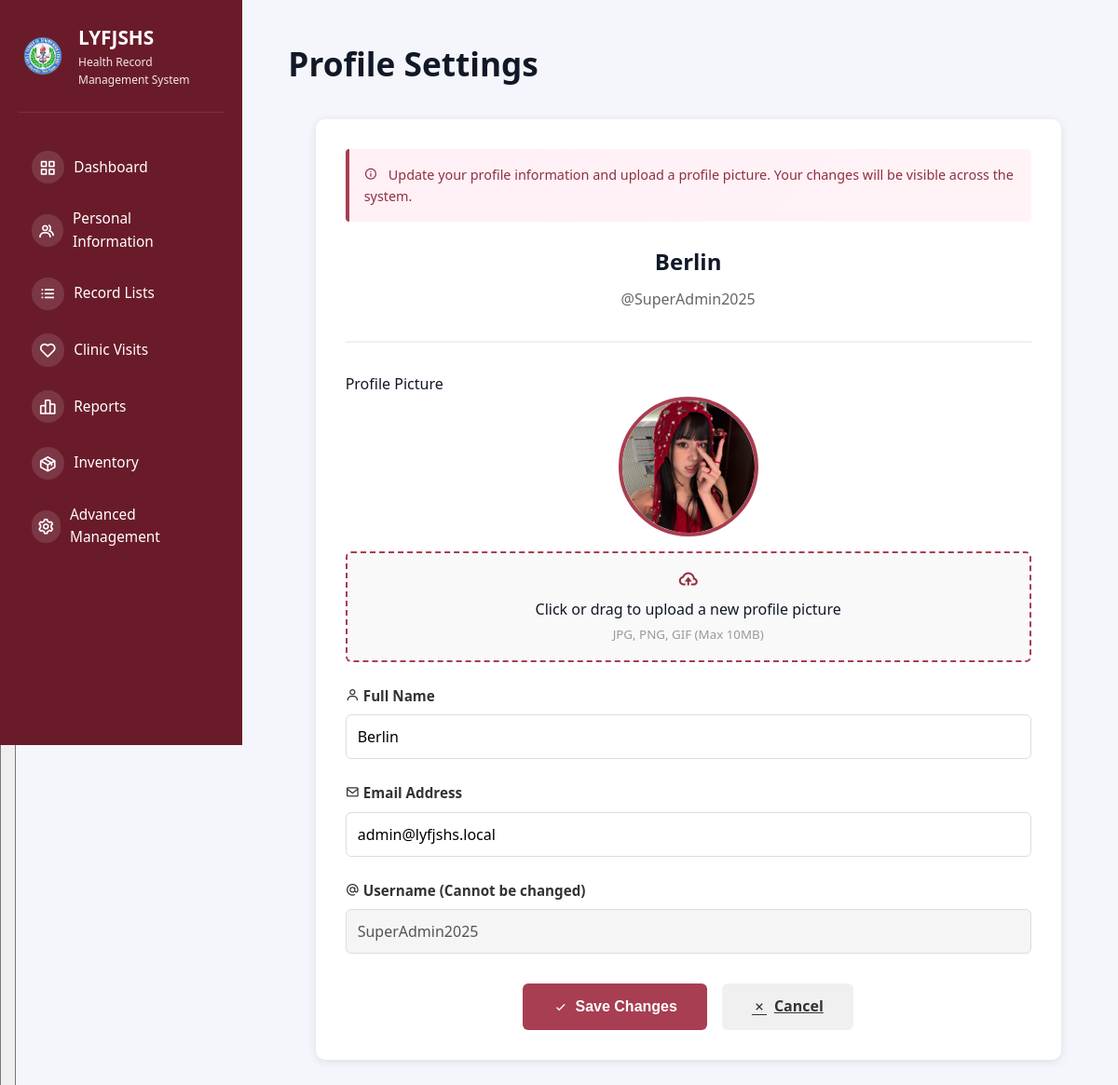
Before: /profile-settings (signed in) with the older database file.
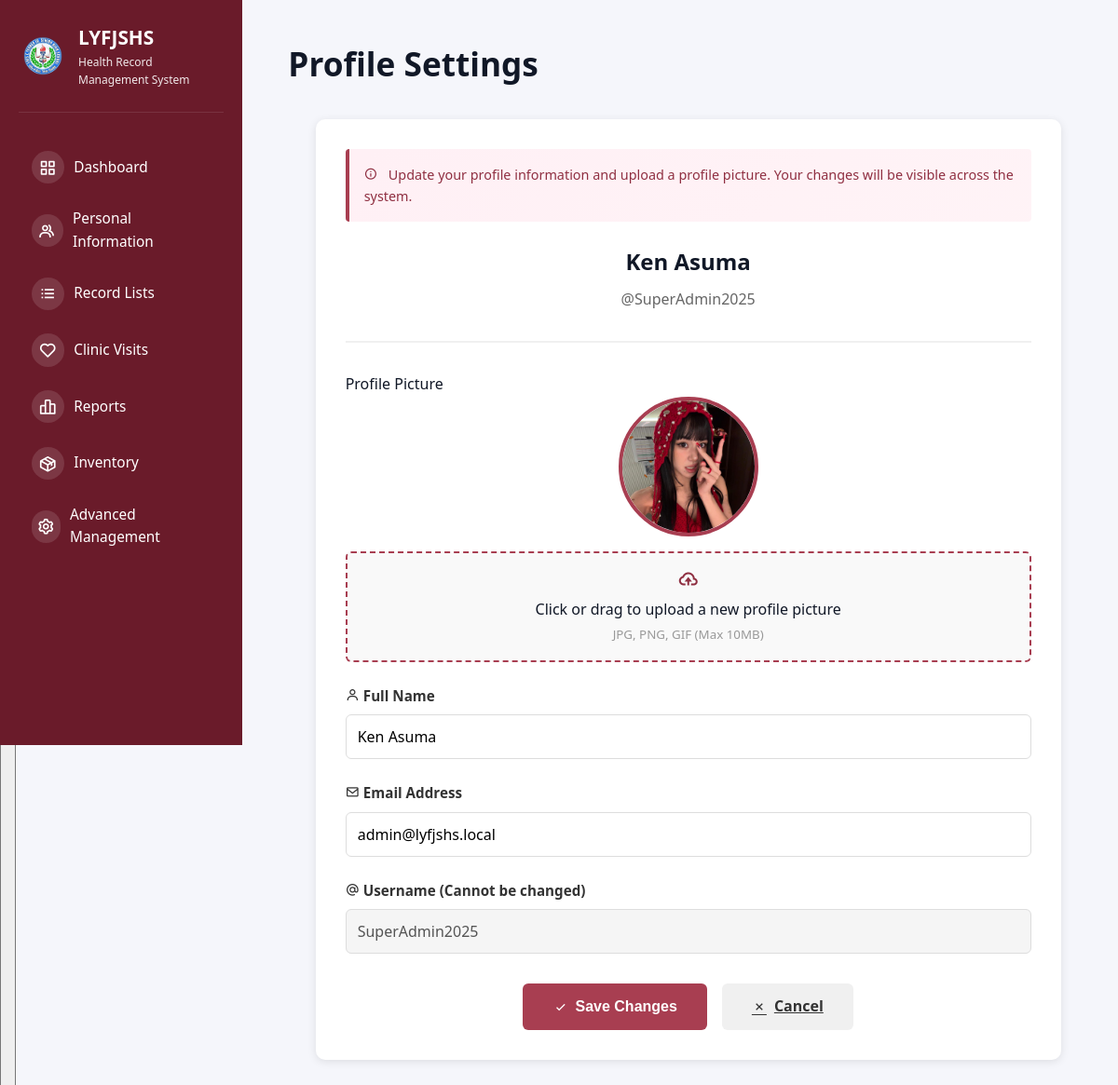
After: the same page with the newer database file.
### tables this page shows
CREATE TABLE users (
            id INTEGER PRIMARY KEY AUTOINCREMENT,
            username TEXT UNIQUE NOT NULL,
            password TEXT NOT NULL,
            fullname TEXT NOT NULL,
            email TEXT NOT NULL,
            role TEXT DEFAULT 'health_officer',
            advisory_class TEXT,
            is_active INTEGER DEFAULT 1,
            created_at TIMESTAMP DEFAULT CURRENT_TIMESTAMP
        , profile_pic TEXT, updated_at TIMESTAMP);

### src/app.py (the view, shortened to what this page needs)
@app.route("/profile-settings", methods=["GET", "POST"])
def profile_settings():
    if not session.get("logged_in"):
        return redirect(url_for("login"))
    db = get_db_connection()
    if not db:
        flash("Database connection error.", "danger")
        return redirect(url_for("dashboard"))
    user_id = session.get("user_id")
    cursor = db.cursor()
    try:
        cursor.execute("SELECT id, username, fullname, email, profile_pic FROM users WHERE id = ?", (user_id,))
        user = cursor.fetchone()
        db.close()
        if not user:
            flash("User not found.", "danger")
            return redirect(url_for("dashboard"))
        user_data = dict(zip(['id', 'username', 'fullname', 'email', 'profile_pic'], user))
        return render_template("profile_settings.html", user=user_data)
    except sqlite3.Error as e:
        db.close()
        flash(f"Database error: {str(e)}", "danger")
        return redirect(url_for("dashboard"))

### src/app.py (called while the page is built)
@app.before_request
def check_user_status():
    if session.get("logged_in"):
        if request.endpoint in ['login', 'logout', 'register', 'pending_approval', 'static']:
            return
        if session.get("role") == "pending":
            return redirect(url_for("pending_approval"))
        db = get_db_connection()
        if db:
            try:
                cursor = db.cursor()
                cursor.execute("SELECT is_active FROM users WHERE id = ?", (session.get("user_id"),))
                user = cursor.fetchone()
                db.close()
                if not user or not safe_row_get(user, 'is_active', 1):
                    session.clear()
                    flash("Your account has been disabled. Please contact the administrator.", "danger")
                    return redirect(url_for("login"))
            except sqlite3.Error:
                db.close()

def get_db_connection():
    try:
        conn = sqlite3.connect(DATABASE)
        conn.row_factory = sqlite3.Row  # This enables column access by name
        return conn
    except sqlite3.Error as e:
        logger.error(f"Database connection error: {e}")
        return None

### templates/profile_settings.html (shortened to what this page needs)
{% extends "shared/base.html" %} {% block extra_css %}
<link
  rel="stylesheet"
  href="{{ url_for('static', filename='css/dashboard.css') }}"
/>
{% endblock %} {% block content %}
<header class="header">
  <h1>Profile Settings</h1>
</header>
<main class="main-content">
  <div class="profile-container">
    <div class="info-box">
      <i class="bx bx-info-circle"></i>
      Update your profile information and upload a profile picture. Your changes
      will be visible across the system.
    </div>
    <form
      method="POST"
      enctype="multipart/form-data"
      id="profileForm"
      onsubmit="return validateProfileForm()"
    >
      <div class="profile-header">
        <h2>{{ user.fullname or user.username }}</h2>
        <p style="color: #666; margin: 0.5rem 0 0 0">@{{ user.username }}</p>
      </div>
      <div class="profile-pic-container">
        <label>Profile Picture</label>
        {% if user.profile_pic %}
        <img
          src="{{ url_for('static', filename='profile_pics/' + user.profile_pic) }}"
          alt="Profile"
          class="profile-pic"
        />
        {% else %}
        <div class="profile-pic-placeholder">
          <i class="bx bx-user"></i>
        </div>
        {% endif %}
        <div class="file-input-wrapper">
          <label for="profile-pic" class="file-input-label">
            <i class="bx bx-cloud-upload"></i>
            <div>Click or drag to upload a new profile picture</div>
            <small style="color: #999">JPG, PNG, GIF (Max 10MB)</small>
          </label>
        </div>
      </div>
      <div class="form-group">
        <label for="fullname"> <i class="bx bx-user"></i> Full Name </label>
        <input
          type="text"
          id="fullname"
          name="fullname"
          value="{{ user.fullname or '' }}"
          required
          minlength="3"
          maxlength="100"
          pattern="[a-zA-Z\s]+"
          title="Name should contain only letters and spaces"
        />
      </div>
      <div class="form-group">
        <label for="email">
          <i class="bx bx-envelope"></i> Email Address
        </label>
        <input
          type="email"
          id="email"
          name="email"
          value="{{ user.email or '' }}"
          required
          maxlength="120"
        />
      </div>
      <div class="form-group">
        <label for="username">
          <i class="bx bx-at"></i> Username (Cannot be changed)
        </label>
        <input
          type="text"
          id="username"
          name="username"
          value="{{ user.username }}"
          disabled
          style="background: #f5f5f5; cursor: not-allowed"
        />
      </div>
      <div class="button-group">
        <button type="submit" class="btn btn-primary">
          <i class="bx bx-check"></i> Save Changes
        </button>
        <a href="{{ url_for('dashboard') }}" class="btn btn-secondary">
          <i class="bx bx-x"></i> Cancel
        </a>
      </div>
    </form>
  </div>
</main>
{% endblock %}

Changed rows visible on the page:
changed users "SuperAdmin2025": fullname "Berlin" → "Ken Asuma"
